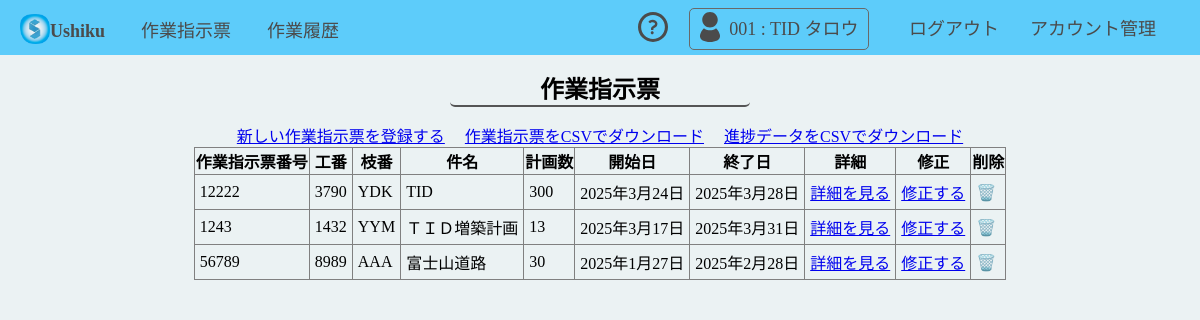
Screenshot of /sagyoshiji/list/ (signed in) with the database file from the repository.
### sagyoshiji/models.py (models this page shows, shortened)
class WorkOrder(models.Model):
    work_order_number = models.PositiveIntegerField("作業指示票番号", unique=True)  # 7桁の整数
    release_date = models.DateField("発行日", default="2021/01/01")
    work_number = models.CharField("工番", max_length=4)  # 英数字4文字
    work_trenum = models.CharField('枝番', max_length=3, default=0) # 英数字３文字
    subject = models.CharField("件名", max_length=20)  # 漢字20文字
    process_pattern = models.CharField("製造工程パタン", max_length=10)  # 英数字10文字
    manager = models.CharField("製造管理担当者", max_length=16)  # 漢字16文字
    work_group = models.CharField('製作グループ', max_length=10, default=0) # 漢字10文字
    work_hours = models.DecimalField("作業工数時間", max_digits=4, decimal_places=1)  # 小数点以下1桁
    next_process = models.CharField("次工程", max_length=20)  # 漢字20文字
    start_date = models.DateField("作業開始日", default="2021/01/01")
    end_date = models.DateField("終了予定日", default="2021/01/10")
    work_type = models.CharField('作業種別', max_length=2, default=0)
    work_range = models.CharField('作業範囲', max_length=200, default="例) P1~P27の エ1~エ3 製造票のコピー")
    planed_value = models.DecimalField('計画数', max_digits=3, decimal_places=0, default=0)
    syounin_check = models.CharField('承認', max_length=30, default="")
    publish_check = models.CharField('作成', max_length=30, default="")
    workset_check = models.CharField('工数設定', max_length=30, default="")
    buy_check = models.CharField('購買確認', max_length=30, default="")
    recive_check = models.CharField('受け取り確認', max_length=30, default="")
    class Meta:
        verbose_name = "作業指示票"
        verbose_name_plural = "作業指示票"

### sagyoshiji/views.py (the view)
# urls.py: path('list/', views.work_order_list, name='work_order_list'),
@login_required
def work_order_list(request):
    work_orders = WorkOrder.objects.all()
    work_progress = WorkOrderProgress.objects.all()
    if not work_orders.exists():
        return render(request, 'sagyoshiji/work_order_list.html', {'woerror': '作業指示表のデータが存在しません。登録してください。'})
    return render(request, 'sagyoshiji/work_order_list.html', {'work_orders': work_orders})

### sagyoshiji/templates/sagyoshiji/work_order_list.html (shortened to what this page needs)
{% extends 'base.html' %}
{% block content %}
    <h1 class="titles">作業指示票</h1>
    <a href="{% url 'sagyoshiji:register_work_order' %}">新しい作業指示票を登録する</a>
    {% if error_message %}
        <p>{{ woerror }}</p>
    {% else %}
    <a href="{% url 'sagyoshiji:export_sagyoshijihyo_csv' %}">作業指示票をCSVでダウンロード</a>
    <a href="{% url 'sagyoshiji:export_workorderprogress_csv' %}">進捗データをCSVでダウンロード</a>
    <table style="margin: 0 auto;"border="1">
        <thead>
            <tr>
                <th>作業指示票番号</th>
                <th>工番</th>
                <th>枝番</th>
                <th>件名</th>
                <th>計画数</th>
                <th>開始日</th>
                <th>終了日</th>
                <th>詳細</th>
                <th>修正</th>
                <th>削除</th>
            </tr>
        </thead>
        <tbody>
            {% for order in work_orders %}
            <tr>
                <td>{{ order.work_order_number }}</td>
                <td>{{ order.work_number }}</td>
                <td>{{ order.work_trenum }}</td>
                <td>{{ order.subject }}</td>
                <td>{{ order.planed_value }}</td>
                <td>{{ order.start_date }}</td>
                <td>{{ order.end_date }}</td>
                <td><a href="{% url 'sagyoshiji:work_order_detail' order.pk %}">詳細を見る</a></td>
                <td><a href="{% url 'sagyoshiji:edit_work_order' order.pk %}">修正する</a></td>
                <td><a href="{% url 'sagyoshiji:delete_work_order' order.pk %}" style="text-decoration: none;">🗑️</a></td>
            </tr>
            {% endfor %}
        </tbody>
    </table>
    {% endif %}
{% endblock %}

### templates/base.html (shortened to what this page needs)
{% load static %}
<!DOCTYPE html>
<html lang="ja">
<head>
    <link rel="stylesheet" href="{% static 'css/style.css' %}">
</head>
<body>
    <header class="printnot">
        <div class="hsu printnot">
        <a href="/" class="hm"><img src="{% static 'ico/shirayama_app_mm.png' %}" class="h_icon" alt="HOME"><b>Ushiku</b></a>
        <a href="{% url 'sagyoshiji:work_order_list' %}"class="hm">作業指示票</a>
        <a href="{% url 'sagyodenpyo:work_logs' %}" class="hm">作業履歴</a>
        </div>
        <div class="hsu printnot">
            <a href="{% url 'docs:app_docs' %}" class="hm"><img src="{% static 'svgs/question.svg' %}" class="h_icon" alt="ヘルプ"></a>
        {% if user.is_authenticated %}
        <span style="color:rgb(75, 75, 75); font-size: large; border: 1px solid dimgray; border-radius: 5px; padding:10px 5px;"><img src="{% static 'svgs/user.svg' %}" class="h_icon"> {{ user.id|stringformat:"03d" }} : {{ user.first_name }} {{ user.last_name }} </span>
        <form action="{% url 'logout' %}" method="post" style="display:inline;">
            <button type="submit" onclick="return confirm('ログアウトしてもよろしいですか？');">ログアウト</button>
        </form>
    {% else %}
        <a href="{% url 'login' %}" class="hm">ログイン</a>
        <script>
            location.href = "{% url 'login' %}";
        </script>
    {% endif %}
    {% if request.user.is_superuser %}
    <a href="{% url 'admin:index' %}" class="hm" onclick="return alert('管理画面に移動します。');">アカウント管理</a>
    {% endif %}
    </div>
    </header>
    <br><br><br>
    <main>
        <div align="center">
        {% block content %}
        {% endblock %}
        </div>
    </main>
</body>
</html>

### static/css/style.css (style rules this page uses)
body { margin:0; background-color: #ebf2f3; }
header { width:auto; background:#5dccfa; padding:5px; padding-bottom: 10px; font-size: x-large; display:flex; justify-content: space-between; align-items: center; position: fixed; top:0; left:0; right:0; z-index: 1000; }
header button { border:none; font-size: large; background:none; border-radius: 5px; padding:5px 10px; color: rgb(75, 75, 75); justify-content: space-between; }
header .hm { border:none; font-size: large; text-decoration: none; background:none; border-radius: 5px; padding:10px 15px; color: rgb(75, 75, 75); justify-content: space-between; }
header .hsu { padding: 0px; }
table { border-collapse: collapse; }
table td { padding:5px; }
.h_icon { width: 30px; height: 30px; position:relative; top: 7px; }
.titles { width:300px; font-size: x-large; font-weight: 700; border-bottom:2px solid #555; border-radius: 5px; text-align: center; }

### rows the page displays
WorkOrder: work_order_number "12222", work_number "3790", work_trenum "YDK", subject "TID", planed_value "300", start_date "2025年3月24日", end_date "2025年3月28日"
WorkOrder: work_order_number "1243", work_number "1432", work_trenum "YYM", subject "ＴＩＤ増築計画", planed_value "13", start_date "2025年3月17日", end_date "2025年3月31日"
WorkOrder: work_order_number "56789", work_number "8989", work_trenum "AAA", subject "富士山道路", planed_value "30", start_date "2025年1月27日", end_date "2025年2月28日"

### other values shown
{{ user.id|stringformat:"03d" }} "001"
{{ user.first_name }} "TID"
{{ user.last_name }} "タロウ"
